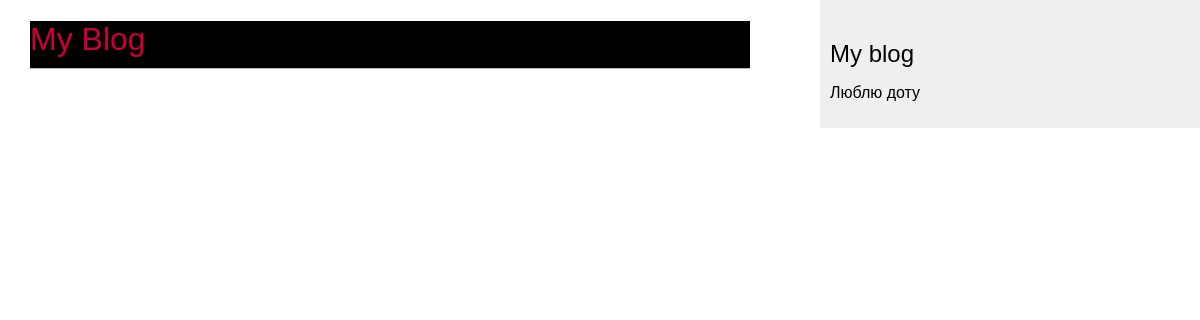
/blog/, run on an earlier commit of the app's database.
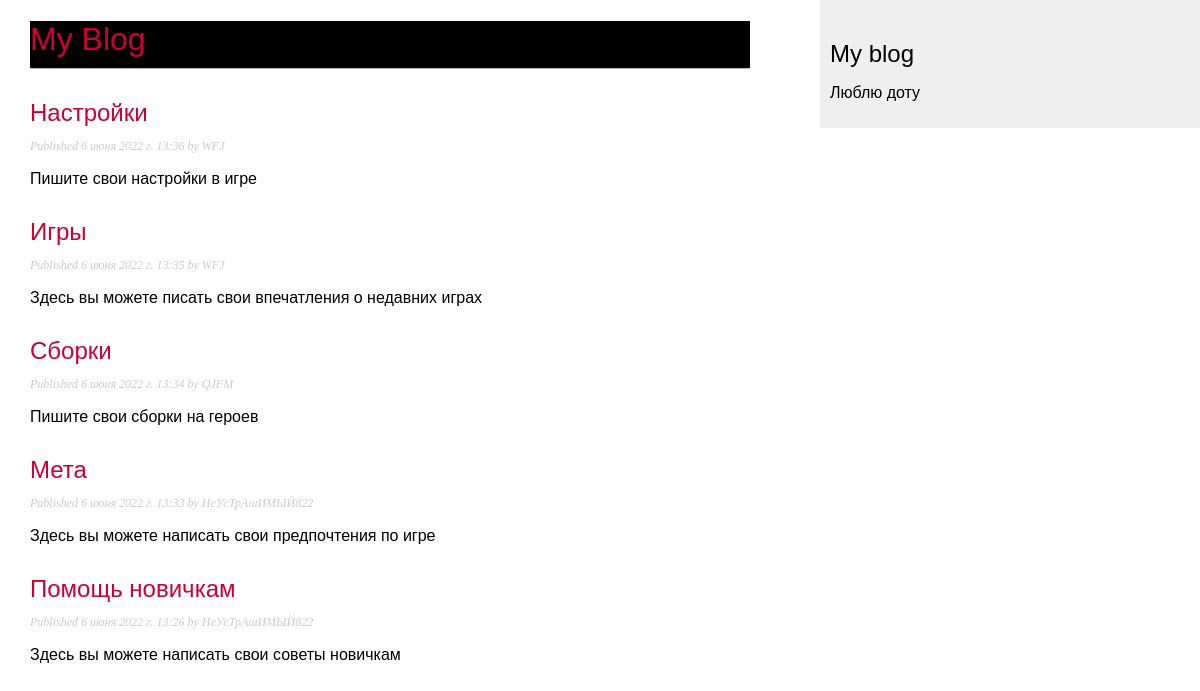
And on a later commit of the database.
### blog/models.py (models this page shows, shortened)
class Post(models.Model):
 class Status(models.TextChoices):
  DRAFT = 'DF', 'Draft'
  PUBLISHED = 'PB', 'Published'
 title = models.CharField(max_length=250)
 slug = models.SlugField(max_length=250)
 author = models.ForeignKey(User,
                            on_delete=models.CASCADE,
                            related_name='blog_posts')
 body = models.TextField()
 publish = models.DateTimeField(default=timezone.now)
 created = models.DateTimeField(auto_now_add=True)
 updated = models.DateTimeField(auto_now=True)
 status = models.CharField(max_length=2,
                           choices=Status.choices,
                           default=Status.DRAFT)
 objects = models.Manager()  # The default manager.
 published = PublishedManager()  # Our custom manager.
 class Meta:
  ordering = ['-publish']
  indexes = [
   models.Index(fields=['-publish']),
  ]

### blog/views.py (the view)
# urls.py: path('', views.post_list, name='post_list'),
def post_list(request):
    posts = Post.published.all()
    return render(request,
        'blog/post/list.html',
        {'posts': posts})

### blog/models.py (called while the page is built)
 def get_queryset(self):
  return super().get_queryset()\
      .filter(status=Post.Status.PUBLISHED)

### blog/templates/blog/post/list.html (shortened to what this page needs)
{% extends "blog/base.html" %}
{% block content %}
 <h1>My Blog</h1>
 {% for post in posts %}
 <h2>
 <a href="{% url 'blog:post_detail' post.id %}">
 {{ post.title }}
 </a>
 </h2>
 <p class="date">
 Published {{ post.publish }} by {{ post.author }}
 </p>
 {{ post.body|truncatewords:30|linebreaks }}
 {% endfor %}
{% endblock %}

### blog/templates/blog/base.html (shortened to what this page needs)
{% load static %}
<!DOCTYPE html>
<html>
<head>
 <link href="{% static "css/blog.css" %}" rel="stylesheet">
</head>
<body>
 <div id="content">
 {% block content %}{% endblock %}
 </div>
 <div id="sidebar">
 <h2>My blog</h2>
 <p>Люблю доту</p>
 </div>
</body>
</html>

### blog/static/css/blog.css (style rules this page uses)
body { margin:0; padding:0; font-family:helvetica, sans-serif; }
a { color:#cc0033; text-decoration:none; }
h1 { background-color: black; color: #cc0033; font-weight:normal; border-bottom:1px solid #bbb; padding:0 0 10px 0; }
h2 { font-weight:normal; margin:30px 0 0; }
#content { float:left; width:60%; padding:0 0 0 30px; }
#sidebar { float:right; width:30%; padding:10px; background:#efefef; height:100%; }
p.date { color:#ccc; font-family: georgia, serif; font-size: 12px; font-style: italic; }

What changed in the data, as far as the page shows it:
added Post: title "Настройки", publish "6 июня 2022 г. 13:36", author "WFJ", body "Пишите свои настройки в игре"
added Post: title "Игры", publish "6 июня 2022 г. 13:35", author "WFJ", body "Здесь вы можете писать свои впечатления о недавних играх"
added Post: title "Сборки", publish "6 июня 2022 г. 13:34", author "QJFM", body "Пишите свои сборки на героев"
added Post: title "Мета", publish "6 июня 2022 г. 13:33", author "НеУсТрАшИМЫЙ822", body "Здесь вы можете написать свои предпочтения по игре"
added Post: title "Помощь новичкам", publish "6 июня 2022 г. 13:26", author "НеУсТрАшИМЫЙ822", body "Здесь вы можете написать свои советы новичкам"
